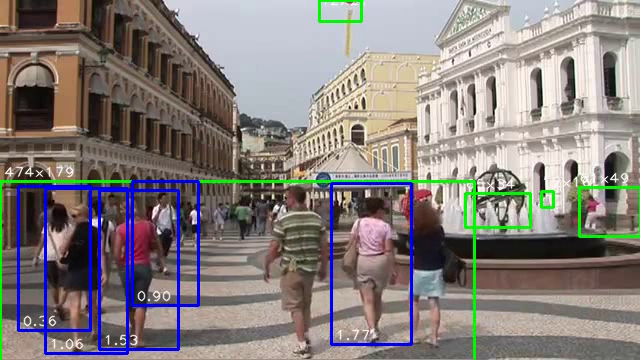
#> input picture images/pedestrian-detect.png, 640 x 360 px
$ python -i PeopleDetect.py   (imports and definitions only)   (older library calls are emulated)
#> lines starting #> are read from the running program, lines starting #| are printed output that depends on the picture
#> further down, picture is the input picture: shape (360, 640, 3); mean B, G, R 124.4, 126.5, 133.9
"""
Copyright (c) Steven P. Goldsmith. All rights reserved.

Created by Steven P. Goldsmith on February 4, 2017
sgoldsmith@codeferm.com
"""

"""People detector using sampling, resize and motion ROIs.

Resizes frame and uses moving average to determine change percent. This can
result in up to ~1200% better performance and a more stable ROI. Histogram
of Oriented Gradients ([Dalal2005]) object detector is used.

A frame buffer is used to record 1 second before motion threshold is triggered.

sys.argv[1] = url or will default to "http://localhost:8080/?action=stream" if no args passed.
sys.argv[2] = frames to capture, int or will default to "200" if no args passed.
sys.argv[3] = fourcc, string or will default to "XVID" if no args passed.
sys.argv[4] = frames per second for writer, int or will default to 5 if no args passed.
sys.argv[5] = recording dir, string or will default to "motion" if no args passed.

@author: sgoldsmith

"""

import logging, sys, os, time, datetime, numpy, cv2, mjpegclient

def inside(r, q):
    """See if one rectangle inside another"""
    rx, ry, rw, rh = r
    qx, qy, qw, qh = q
    return rx > qx and ry > qy and rx + rw < qx + qw and ry + rh < qy + qh

def contours(source):
    """Return contours"""
    # The background (bright) dilates around the black regions of frame
    source = cv2.dilate(source, None, iterations=15);
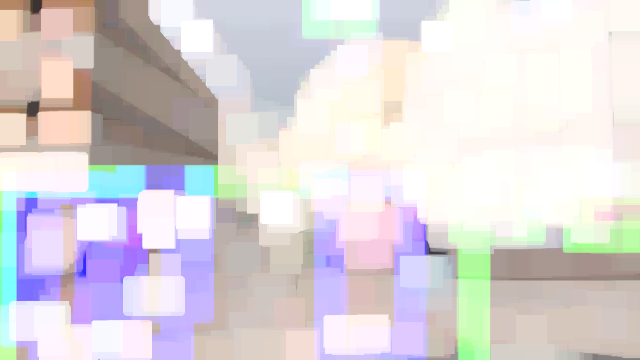
#> source: shape (360, 640, 3); mean of channels 0, 1, 2 217.5, 214, 219.4; drawn as B, G, R
    # The bright areas of the image (the background, apparently), get thinner, whereas the dark zones bigger
    source = cv2.erode(source, None, iterations=10);
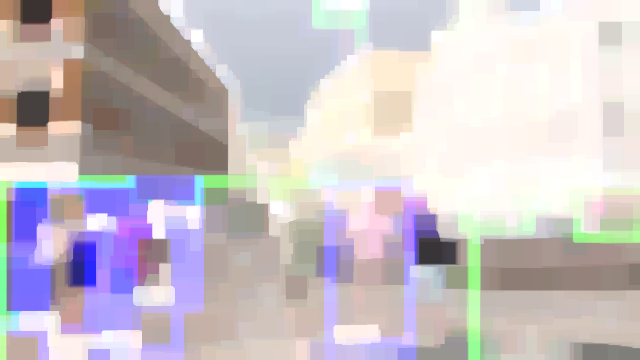
#> source: shape (360, 640, 3); mean of channels 0, 1, 2 197.9, 192.4, 200.2; drawn as B, G, R
    # Find contours
#> (the run stopped early here; a loop or call above may not have finished)
